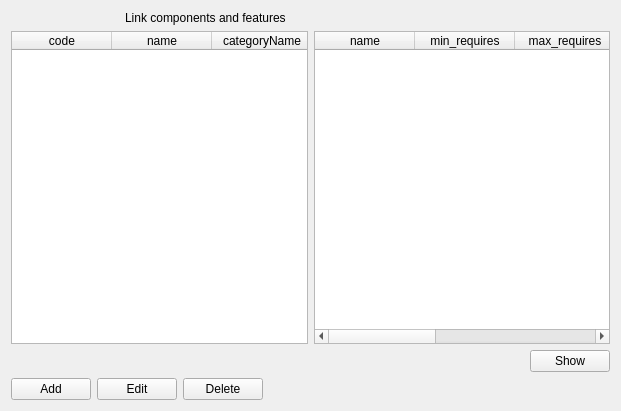
<?xml version="1.0" encoding="UTF-8"?>
<ui version="4.0">
 <class>components_features_form</class>
 <widget class="QWidget" name="components_features_form">
  <property name="geometry">
   <rect>
    <x>0</x>
    <y>0</y>
    <width>621</width>
    <height>411</height>
   </rect>
  </property>
  <property name="windowTitle">
   <string>Link components and features</string>
  </property>
  <property name="assign:component.selected" stdset="0">
   <string notr="true">id</string>  
  </property>
  <property name="assign:ComponentFeature.selected" stdset="0">
   <string notr="true">featureid</string>  
  </property>
  <layout class="QGridLayout" name="gridLayout">
   <item row="5" column="0">
    <layout class="QHBoxLayout" name="horizontalLayout">
     <item>
      <widget class="QPushButton" name="add">
       <property name="text">
        <string>Add</string>
       </property>
       <property name="form" stdset="0">
        <string notr="true">components_features_add?id={component.selected}</string>
       </property>
      </widget>
     </item>
     <item>
      <widget class="QPushButton" name="edit">
       <property name="text">
        <string>Edit</string>
       </property>
       <property name="form" stdset="0">
        <string notr="true">components_features_edit?id={component.selected}&amp;featureid={ComponentFeature.selected}</string>
       </property>
      </widget>
     </item>
     <item>
      <widget class="QPushButton" name="delete">
       <property name="text">
        <string>Delete</string>
       </property>
       <property name="datasignal:clicked" stdset="0">
        <string notr="true">components_features</string>
       </property>
       <property name="action" stdset="0">
        <string notr="true">deleteComponentFeature ComponentFeature {component_id={component.selected}; feature_id={ComponentFeature.selected}}</string>
       </property>
      </widget>
     </item>
     <item>
      <spacer name="horizontalSpacer">
       <property name="orientation">
        <enum>Qt::Horizontal</enum>
       </property>
       <property name="sizeHint" stdset="0">
        <size>
         <width>40</width>
         <height>20</height>
        </size>
       </property>
      </spacer>
     </item>
    </layout>
   </item>
   <item row="0" column="0">
    <layout class="QHBoxLayout" name="horizontalLayout_2">
     <item>
      <widget class="QLabel" name="label_2">
       <property name="maximumSize">
        <size>
         <width>32</width>
         <height>32</height>
        </size>
       </property>
       <property name="text">
        <string/>
       </property>
       <property name="pixmap">
        <pixmap resource="../configurator.qrc">:/images/bricks.png</pixmap>
       </property>
      </widget>
     </item>
     <item>
      <widget class="QLabel" name="label_3">
       <property name="maximumSize">
        <size>
         <width>32</width>
         <height>32</height>
        </size>
       </property>
       <property name="text">
        <string/>
       </property>
       <property name="pixmap">
        <pixmap resource="../configurator.qrc">:/images/link.png</pixmap>
       </property>
      </widget>
     </item>
     <item>
      <widget class="QLabel" name="label_4">
       <property name="maximumSize">
        <size>
         <width>32</width>
         <height>32</height>
        </size>
       </property>
       <property name="text">
        <string/>
       </property>
       <property name="pixmap">
        <pixmap resource="../configurator.qrc">:/images/chart_organisation.png</pixmap>
       </property>
      </widget>
     </item>
     <item>
      <widget class="QLabel" name="label">
       <property name="text">
        <string>Link components and features</string>
       </property>
      </widget>
     </item>
    </layout>
   </item>
   <item row="2" column="0">
    <layout class="QGridLayout" name="gridLayout_2">
     <item row="1" column="0">
      <layout class="QHBoxLayout" name="horizontalLayout_3"/>
     </item>
     <item row="0" column="2">
      <widget class="QTableWidget" name="ComponentFeature">
       <property name="editTriggers">
        <set>QAbstractItemView::NoEditTriggers</set>
       </property>
       <property name="selectionMode">
        <enum>QAbstractItemView::SingleSelection</enum>
       </property>
       <property name="selectionBehavior">
        <enum>QAbstractItemView::SelectRows</enum>
       </property>
       <property name="dataslot" stdset="0">
        <string>components_features</string>
       </property>
       <property name="action" stdset="0">
        <string>ComponentFeatureListRequest ComponentFeature {component_id={component.selected}}</string>
       </property>
       <column>
        <property name="text">
         <string>name</string>
        </property>
       </column>
       <column>
        <property name="text">
         <string>min_requires</string>
        </property>
       </column>
       <column>
        <property name="text">
         <string>max_requires</string>
        </property>
       </column>
       <column>
        <property name="text">
         <string>min_provides</string>
        </property>
       </column>
       <column>
        <property name="text">
         <string>max_provides</string>
        </property>
       </column>
      </widget>
     </item>
     <item row="1" column="2">
      <layout class="QHBoxLayout" name="horizontalLayout_4">
       <item>
        <spacer name="horizontalSpacer_2">
         <property name="orientation">
          <enum>Qt::Horizontal</enum>
         </property>
         <property name="sizeHint" stdset="0">
          <size>
           <width>40</width>
           <height>20</height>
          </size>
         </property>
        </spacer>
       </item>
       <item>
        <widget class="QPushButton" name="pushButton">
         <property name="enabled">
          <bool>true</bool>
         </property>
         <property name="text">
          <string>Show</string>
         </property>
         <property name="action" stdset="0">
          <string>ComponentFeature.reload</string>
         </property>
        </widget>
       </item>
      </layout>
     </item>
     <item row="0" column="0">
      <widget class="QTableWidget" name="component">
       <property name="horizontalScrollBarPolicy">
        <enum>Qt::ScrollBarAlwaysOff</enum>
       </property>
       <property name="alternatingRowColors">
        <bool>true</bool>
       </property>
       <property name="selectionMode">
        <enum>QAbstractItemView::SingleSelection</enum>
       </property>
       <property name="selectionBehavior">
        <enum>QAbstractItemView::SelectRows</enum>
       </property>
       <property name="showGrid">
        <bool>true</bool>
       </property>
       <property name="gridStyle">
        <enum>Qt::DotLine</enum>
       </property>
       <property name="sortingEnabled">
        <bool>true</bool>
       </property>
       <property name="action" stdset="0">
        <string notr="true">ComponentListRequest component {}</string>
       </property>
       <attribute name="horizontalHeaderShowSortIndicator" stdset="0">
        <bool>true</bool>
       </attribute>
       <attribute name="verticalHeaderStretchLastSection">
        <bool>false</bool>
       </attribute>
       <column>
        <property name="text">
         <string>code</string>
        </property>
       </column>
       <column>
        <property name="text">
         <string>name</string>
        </property>
       </column>
       <column>
        <property name="text">
         <string>categoryName</string>
        </property>
       </column>
       <column>
        <property name="text">
         <string>manufacturerName</string>
        </property>
       </column>
       <column>
        <property name="text">
         <string>mfgCode</string>
        </property>
       </column>
       <column>
        <property name="text">
         <string>webPage</string>
        </property>
       </column>
       <column>
        <property name="text">
         <string>description</string>
        </property>
       </column>
       <column>
        <property name="text">
         <string>price</string>
        </property>
       </column>
      </widget>
     </item>
    </layout>
   </item>
  </layout>
 </widget>
 <tabstops>
  <tabstop>ComponentFeature</tabstop>
  <tabstop>pushButton</tabstop>
  <tabstop>add</tabstop>
  <tabstop>add_3</tabstop>
  <tabstop>add_2</tabstop>
 </tabstops>
 <resources>
  <include location="../configurator.qrc"/>
  <include location="../configurator.qrc"/>
 </resources>
 <connections>
  <connection>
   <sender>ComponentFeature</sender>
   <signal>doubleClicked(QModelIndex)</signal>
   <receiver>add_3</receiver>
   <slot>click()</slot>
   <hints>
    <hint type="sourcelabel">
     <x>396</x>
     <y>209</y>
    </hint>
    <hint type="destinationlabel">
     <x>124</x>
     <y>391</y>
    </hint>
   </hints>
  </connection>
  <connection>
   <sender>component</sender>
   <signal>itemSelectionChanged()</signal>
   <receiver>pushButton</receiver>
   <slot>click()</slot>
   <hints>
    <hint type="sourcelabel">
     <x>174</x>
     <y>188</y>
    </hint>
    <hint type="destinationlabel">
     <x>550</x>
     <y>358</y>
    </hint>
   </hints>
  </connection>
 </connections>
</ui>
